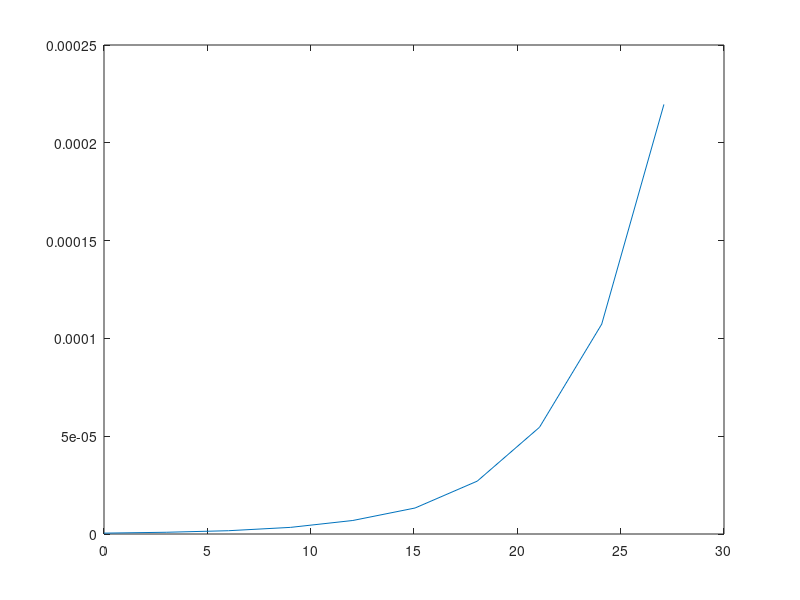

MATLAB code for this plot:
Ps= 1;
snr = zeros(10,1);
averageRate = zeros(10,1);
gamma = 3;
lambda = 1/(16*150^2);
Rc = 1/(2*sqrt(lambda));
r1 = 150;
Pnoise = 1;
for j = 1:10
    alpha1 = 0.5;
    alpha2 = 1 - alpha1;
    eps1 = Ps;
    eps2 = 2*Ps*Ps;
    Eq1 = (2*pi*lambda*eps1*Rc^(2-gamma))/(gamma-2);
    varq1 = (pi*lambda*eps2*Rc^(2*(1-gamma)))/(gamma-1);
    
    k1 = Eq1*Eq1/varq1;
    theta1 = varq1/Eq1;
    
    gsd1 = exprnd(1,1000,1);
    hsd1Squared = gsd1*r1^(-gamma);
    i1 = gamrnd(k1,theta1);
    hsdtilde1Squared = hsd1Squared/(i1+Pnoise);
    
    gsd2 = exprnd(1,1000,1);
    hsd2Squared = gsd2*r1^(-gamma);
    i2 = gamrnd(k1,theta1);
    hsdtilde2Squared = hsd2Squared/(i2+Pnoise);
   
    rate = alpha1*log(1+hsdtilde1Squared*Ps)+alpha2*log(1+hsdtilde2Squared*Ps);
    averageRate(j) = mean(rate)/log(2);
    snr(j) = 10*log(Ps/Pnoise)/log(10);
    Ps = 2*Ps;
end
plot(snr,averageRate);
